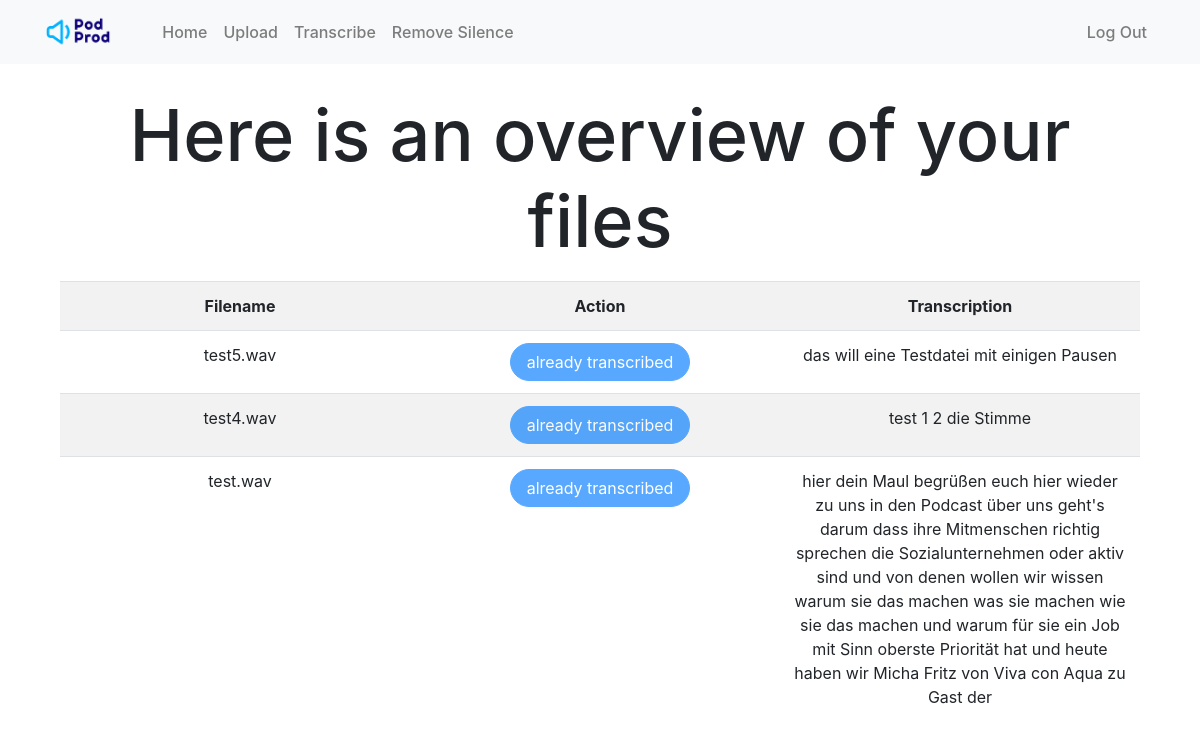
Page /transcribe (signed in) on the committed database.
### tables this page shows
CREATE TABLE "uploads" (
	"upload_id"	INTEGER NOT NULL PRIMARY KEY AUTOINCREMENT UNIQUE,
	"user_id"	INTEGER NOT NULL,
	"upload_name"	TEXT NOT NULL,
	"transcribed"	INTEGER,
	"transcription"	TEXT,
	"cutted"	INTEGER
);

### app.py (the view)
@app.route("/transcribe", methods=["GET", "POST"])
@login_required
def transcribe():
	text = ''
	entries = []
	dict = {}
	dict2 = {}
	user_id = session["user_id"]
	rows = db.execute("SELECT upload_name FROM uploads WHERE (user_id=:user_id)", user_id=user_id)
	for i in rows:
		value = list(i.values())
		entries.append(value[0])
	transcribed = db.execute("SELECT upload_name, transcribed FROM uploads WHERE (user_id=:user_id)", user_id=user_id)
	for i in transcribed:
		value = list(i.values())
		dict[value[0]] = value[1]
	transcription = db.execute("SELECT upload_name, transcription FROM uploads WHERE (user_id=:user_id)", user_id=user_id)
	for i in transcription:
		value = list(i.values())
		dict2[value[0]] = value[1]
	if request.method == "POST":
		filename = request.form['play_file']
		filepath = os.path.join(app.config["FILE_UPLOADS"], filename)
		recognizer = sr.Recognizer()
		audio_file = sr.AudioFile(filepath)
		with audio_file as source:
			audio_data = recognizer.record(source)
			text = recognizer.recognize_google(audio_data, key=GOOGLE_SPEECH_API_KEY, language="de-DE")
		rows = db.execute("UPDATE uploads SET transcribed = '1' WHERE (user_id=:user_id) AND (upload_name=:upload_name)", user_id=user_id, upload_name=filename)
		rows = db.execute("UPDATE uploads SET transcription = :text WHERE (user_id=:user_id) AND (upload_name=:upload_name)", user_id=user_id, upload_name=filename, text=text)
		return redirect('/transcribe')
	else:
		return render_template('transcribe.html', entries=entries, text=text, dict2=dict2)

### app.py (called while the page is built)
@app.after_request
def after_request(response):
    response.headers["Cache-Control"] = "no-cache, no-store, must-revalidate"
    response.headers["Expires"] = 0
    response.headers["Pragma"] = "no-cache"
    return response

### helpers.py (called while the page is built)
def login_required(f):
    @wraps(f)
    def decorated_function(*args, **kwargs):
        if session.get("user_id") is None:
            return redirect("/login")
        return f(*args, **kwargs)
    return decorated_function

### templates/transcribe.html (shortened to what this page needs)
{% extends 'main_template.html' %}
{% block main %}
<div class="container">
    <h1>Here is an overview of your files</h1>
  	<table class="table table-striped">
  		<tr>
  			<th>Filename</th>
  			<th>Action</th>
        <th>Transcription</th>
  		</tr>
  	{% for result in entries %}
    	{% if ".wav" in result %}
	    	<tr>
	    		<td>{{ result }}</td>
          <td>
            {% if dict2[result] == None %}
              <form action="" method="POST"> <button type="submit" name="play_file" class="btn btn-primary" value={{ result }}>Transcribe</button></form>
            {% else %}
              <button type="submit" name="play_file" class="btn btn-primary" value={{ result }} disabled>already transcribed</button>
            {% endif %}
          </td>
          <td> {{ dict2[result] }}</td>
	    	</tr>
    	{% endif %}
	{% endfor %}
	</table>
</div>
{% endblock %}

### templates/main_template.html (shortened to what this page needs)
<!doctype html>
<html lang="en">
  <head>
    <link rel="stylesheet" href="https://stackpath.bootstrapcdn.com/bootstrap/4.5.0/css/bootstrap.min.css">
    <link rel="stylesheet" href="{{ url_for('static', filename='css/style.css') }}">
  </head>
  <body>
    <header>
      <nav class="navbar fixed-top navbar-expand-lg navbar-light bg-light justify-content-center">
        <div class="container">
          <a class="navbar-brand" href="/"><img src="/static/img/podprod_logo.png" alt="PodProd" class="logo"></a>
          <div class="collapse navbar-collapse" id="navbarNav">
            {% if session.user_id %}
              <ul class="navbar-nav mr-auto">
                <li class="nav-item"><a class="nav-link" href="/">Home</a></li>
                <li class="nav-item"><a class="nav-link" href="/upload">Upload</a></li>
                <li class="nav-item"><a class="nav-link" href="/transcribe">Transcribe</a></li>
                <li class="nav-item"><a class="nav-link" href="/remove-silence">Remove Silence</a></li>
              </ul>
              <ul class="navbar-nav ml-auto">
                <li class="nav-item"><a class="nav-link" href="/logout">Log Out</a></li>
              </ul>
            {% else %}
              <ul class="navbar-nav ml-auto">
                <li class="nav-item"><a class="btn btn-secondary btn-signup" href="/register">Sign up</a></li>
                <li class="nav-item"><a class="nav-link" href="/login">Log In</a></li>
              </ul>
            {% endif %}
          </div>
        </div>
      </nav>
    </header>
    <div id="content">
      <div class="container">
        <main>{% block main %}{% endblock %}</main>
      </div>
    </div>
  </body>
</html>

### static/css/style.css (style rules this page uses)
main { margin-top: 2em; text-align: center; }
table { max-width: none; table-layout:fixed }
.logo { max-height: 38px; }
nav { font-weight: 500; }
html, body { height: 100%; }
#content { position: relative; top: 60px; }
h1 { font-size: 4.5rem; margin-bottom: 1rem; }
.btn { border-radius: 2rem; padding: .375rem 1rem; }

### rows in the picture
uploads: upload_name "test5.wav", upload_name+transcription "das will eine Testdatei mit einigen Pausen"
uploads: upload_name "test4.wav", upload_name+transcription "test 1 2 die Stimme"
uploads: upload_name "test.wav", upload_name+transcription "hier dein Maul begrüßen euch hier wieder zu uns in den Podcast über uns geht's darum dass ihre Mitmenschen richtig sprechen die Sozialunternehmen oder aktiv sind und von denen wollen wir wissen warum sie das machen was sie machen wie sie das machen und warum für sie ein Job mit Sinn oberste Priorität hat und heute haben wir Micha Fritz von Viva con Aqua zu Gast der"
